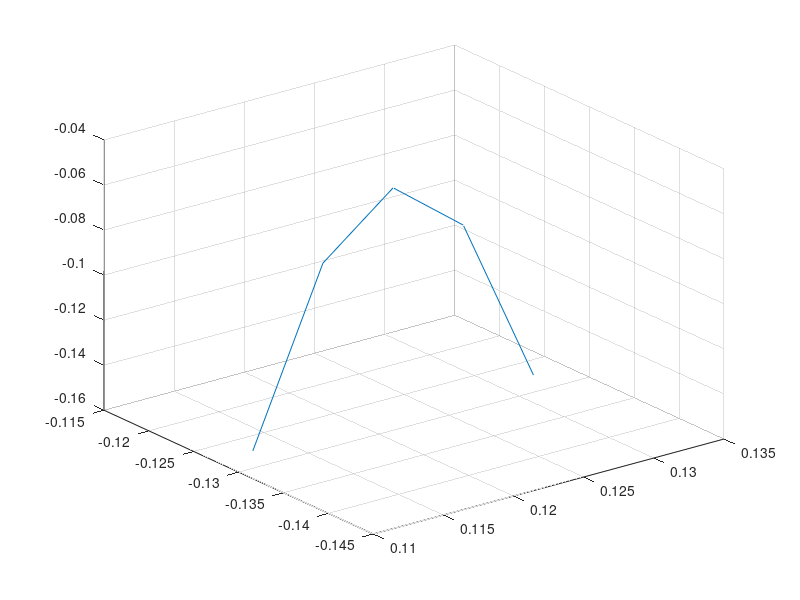

This figure's MATLAB source:
t = linspace(-1,1,5);
A = [0.1105, -0.1308, -0.15]';
B = [0.1305, -0.1308, -0.15]';

d = 0.1;

C = 1/2*(A + B)
D = C + [0, 0, d]'

X = C + (C - A)*t + (D-C)*(1-t.^2)


plot3(X(1,:), X(2,:), X(3,:))
grid on